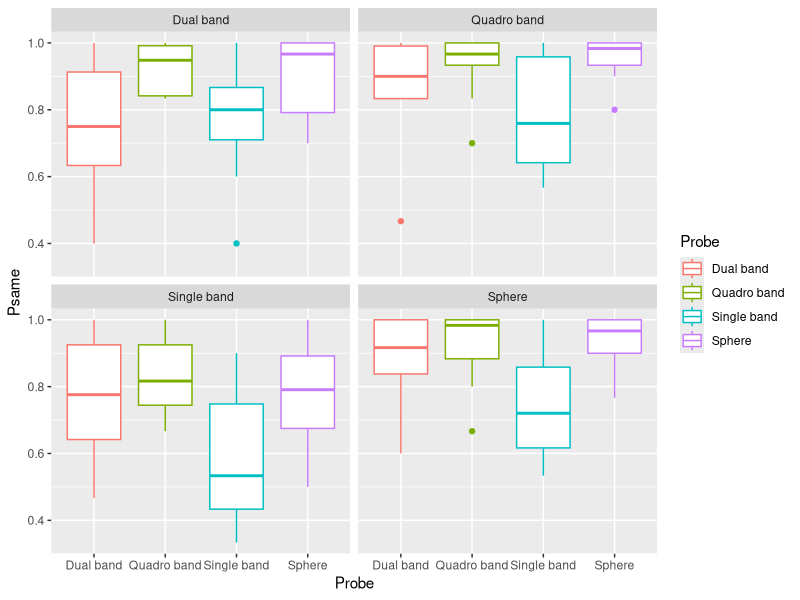
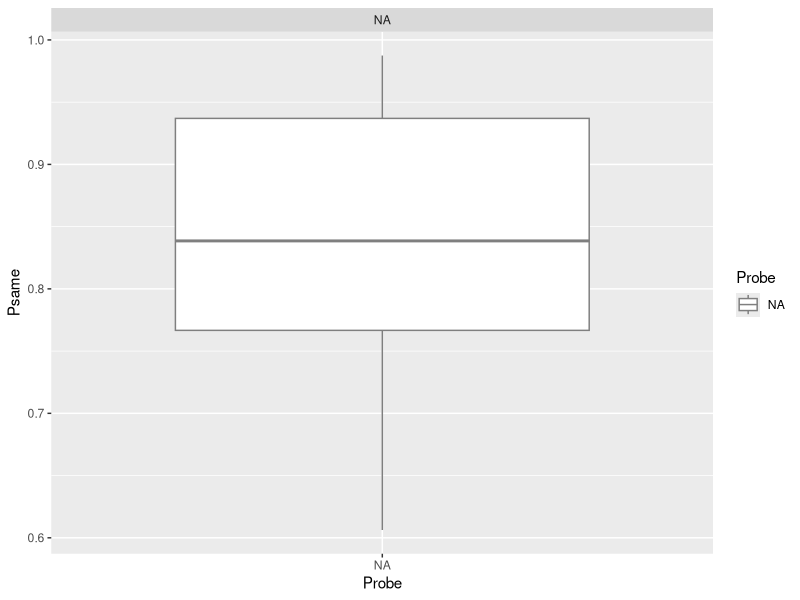
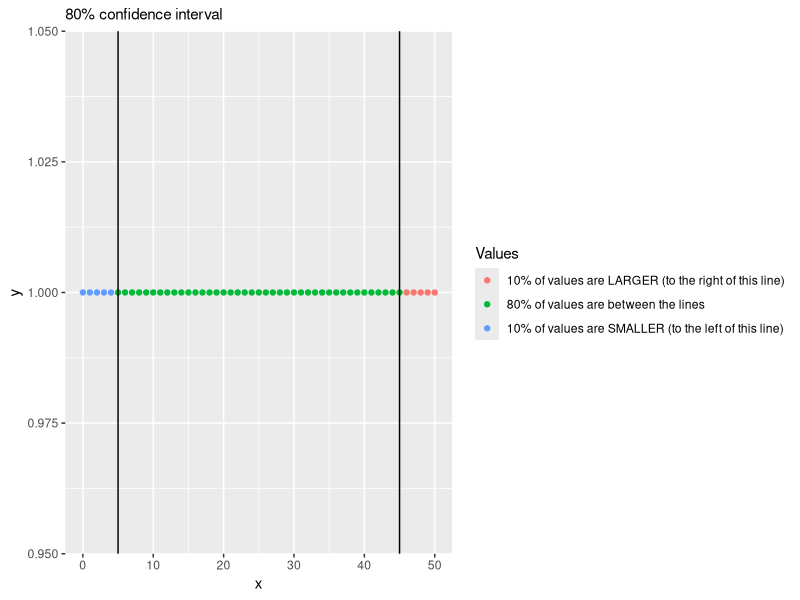
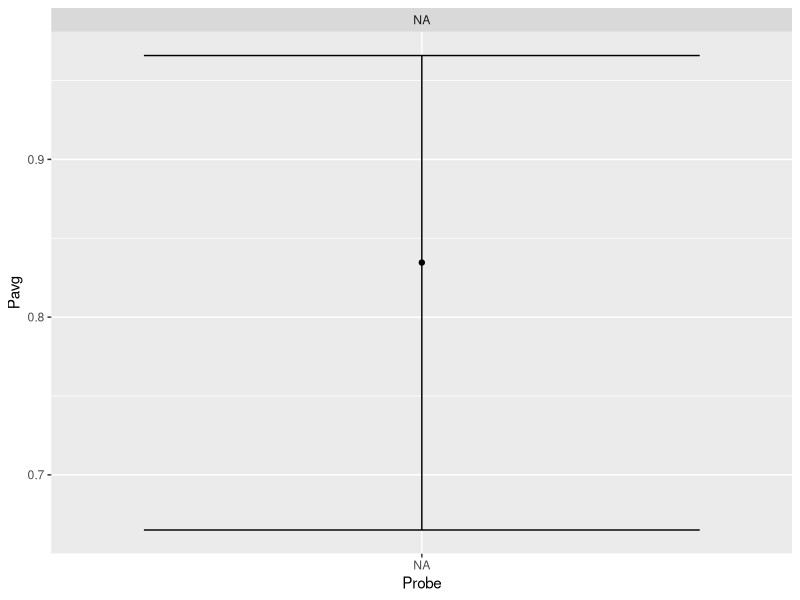
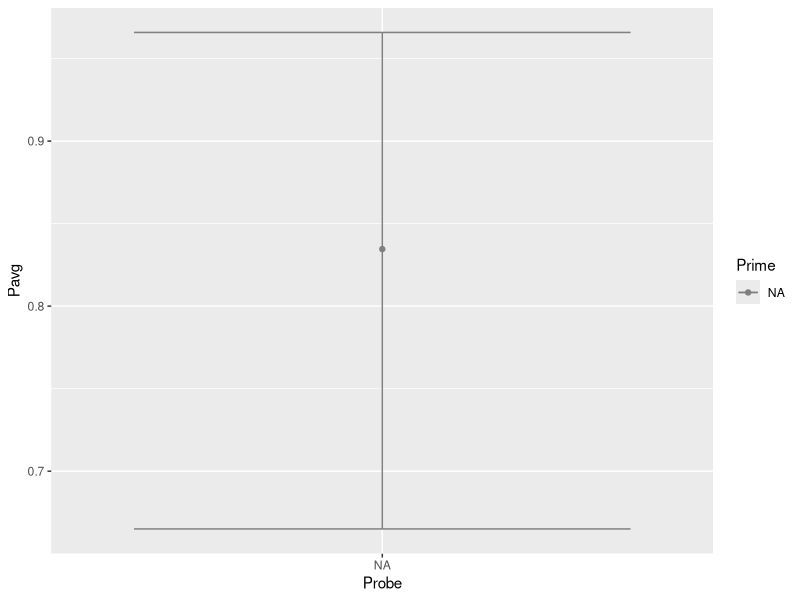

Source code (R) for these figures, in order:
## ---- chunk 1
library(tidyverse)
## ---- chunk 2
results <- read_csv("data/persistence.csv", 
                    col_types = cols(filename = col_character(),
                         Participant = col_character(),
                         Session = col_character(),
                         Block = col_double(),
                         Trial = col_double(),
                         OnsetDelay = col_double(),
                         Bias = col_character(),
                         Prime = col_character(),
                         Probe = col_character(),
                         Response1 = col_character(),
                         Response2 = col_character(),
                         RT1 = col_double(),
                         RT2 = col_double()))

results %>%
  select(-filename) %>%
  mutate(SameResponse = Response1 == Response2)  %>%
  group_by(Participant, Prime, Probe) %>%
  summarise(Psame = mean(SameResponse), .groups="drop") %>%
  
  ggplot(aes(x=Probe, y=Psame, color=Probe)) + 
  geom_boxplot() + 
  facet_wrap(.~Prime)
## ---- chunk 3
letters <- c("C", "A", "D", "B", "A", "B")
letters_as_factor <- factor(letters)
letters_as_factor
## ---- chunk 4
levels(letters_as_factor)
## ---- chunk 5
letters <- c("C", "A", "D", "B", "A", "B")
letters_as_factor <- factor(letters, levels = c("D", "C", "B", "A"))
letters_as_factor
## ---- chunk 6
responses <- c(1, 3, 2, 2, 1, 3)
responses_as_factor <- factor(responses, labels = c("negative", "neutral", "positive"))
responses_as_factor
## ---- chunk 7
as.numeric(letters_as_factor)
## ---- chunk 8
tens <- factor(c(20, 40, 30))
print(tens)
print(as.numeric(tens))
print(as.numeric(as.character(tens)))
## ---- chunk 9
results %>%
  select(-filename) %>%
  mutate(SameResponse = Response1 == Response2)  %>%
  mutate(Prime = factor(Prime, 
                        levels= c("heavy poles sphere", "stripes-8", "stripes-4", "stripes-2"),
                        labels = c("sphere", "quad band", "dual band", "single band")),
         Probe = factor(Probe, 
                        levels= c("heavy poles sphere", "stripes-8", "stripes-4", "stripes-2"),
                        labels = c("sphere", "quad band", "dual band", "single band")),) %>%
  group_by(Participant, Prime, Probe) %>%
  summarise(Psame = mean(SameResponse), .groups="drop") %>%
  
  ggplot(aes(x=Probe, y=Psame, color=Probe)) + 
  geom_boxplot() + 
  facet_wrap(.~Prime)
## ---- chunk 10
letters <- c("C", "A", "D", "B", "A", "B")
letters_as_factor <- factor(letters, levels = c("B", "C", "D", "A"))
print(letters_as_factor)
## ---- chunk 11
# specifying order for ALL levels
letters_as_factor <- fct_relevel(letters_as_factor, "D", "C", "B", "A")
print(letters_as_factor)
## ---- chunk 12
# specifying order for just ONE level, the rest are "pushed back"
# "A" should now be the first level and the rest are pushed back in their original order
letters_as_factor <- fct_relevel(letters_as_factor, "A")
print(letters_as_factor)
## ---- chunk 13
letters_as_factor <- factor(c("C", "A", "D", "B", "A", "B"))
letters_as_factor <- fct_recode(letters_as_factor, "_A_" = "A", "_C_" = "C")
print(letters_as_factor)
## ---- chunk 14
letters_as_factor <- factor(c("C", "A", "D", "B", "A", "B"))
letters_as_factor <- fct_recode(letters_as_factor, "_AC_" = "A", "_AC_" = "C")
print(letters_as_factor)
## ---- chunk 15
quantile_example <- 
  tibble(x = 0:50,
         Values = case_when(x < quantile(x, 0.1) ~ "10% of values are SMALLER (to the left of this line)",
                            x > quantile(x, 0.9) ~ "10% of values are LARGER (to the right of this line)",
                            TRUE ~ "80% of values are between the lines")) %>%
  mutate(Values = fct_relevel(Values, "10% of values are LARGER (to the right of this line)", "80% of values are between the lines"))

ggplot(data=quantile_example, aes(x=x, y=1, color=Values)) + 
  geom_point() + 
  geom_vline(xintercept = quantile(quantile_example$x, c(0.1, 0.9))) +
  labs(subtitle = "80% confidence interval")
## ---- chunk 16
results %>%
  select(-filename) %>%
  mutate(SameResponse = Response1 == Response2)  %>%
  mutate(Prime = factor(Prime, 
                        levels= c("heavy poles sphere", "stripes-8", "stripes-4", "stripes-2"),
                        labels = c("sphere", "quad band", "dual band", "single band")),
         Probe = factor(Probe, 
                        levels= c("heavy poles sphere", "stripes-8", "stripes-4", "stripes-2"),
                        labels = c("sphere", "quad band", "dual band", "single band")),) %>%
  group_by(Participant, Prime, Probe) %>%
  summarise(Psame = mean(SameResponse), .groups="drop") %>%
  
  group_by(Prime, Probe) %>%
  summarise(Pavg = mean(Psame), 
            CIlower = quantile(Psame, (1-0.89)/2),
            CIupper = quantile(Psame, 1-(1-0.89)/2),
            .groups="drop") %>%
  
  ggplot(aes(x=Probe, y=Pavg, ymin=CIlower, ymax=CIupper, group=Prime)) + 
  geom_point() + 
  geom_line() +
  geom_errorbar() +
  facet_wrap(.~Prime)
## ---- chunk 17
results %>%
  select(-filename) %>%
  mutate(SameResponse = Response1 == Response2)  %>%
  mutate(Prime = factor(Prime, 
                        levels= c("heavy poles sphere", "stripes-8", "stripes-4", "stripes-2"),
                        labels = c("sphere", "quad band", "dual band", "single band")),
         Probe = factor(Probe, 
                        levels= c("heavy poles sphere", "stripes-8", "stripes-4", "stripes-2"),
                        labels = c("sphere", "quad band", "dual band", "single band")),) %>%
  group_by(Participant, Prime, Probe) %>%
  summarise(Psame = mean(SameResponse), .groups="drop") %>%
  
  group_by(Prime, Probe) %>%
  summarise(Pavg = mean(Psame), 
            CIlower = quantile(Psame, (1-0.89)/2),
            CIupper = quantile(Psame, 1-(1-0.89)/2),
            .groups="drop") %>%
  
  ggplot(aes(x=Probe, y=Pavg, ymin=CIlower, ymax=CIupper, color=Prime, group=Prime)) + 
  geom_point() + 
  geom_line() +
  geom_errorbar()
